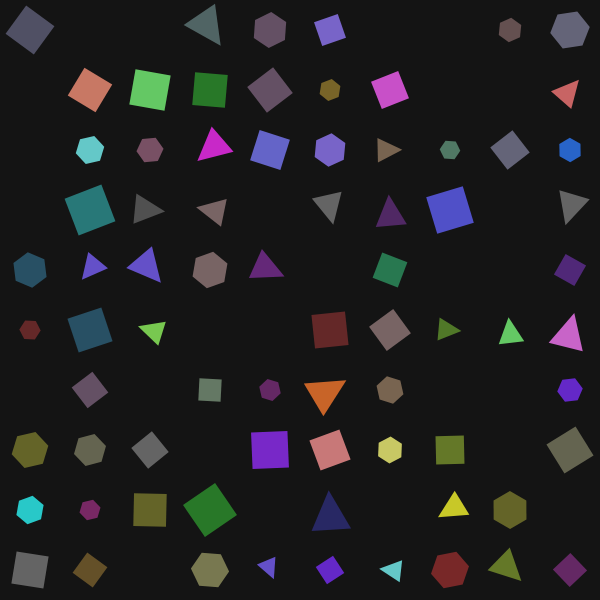
Frame 1 (no input)
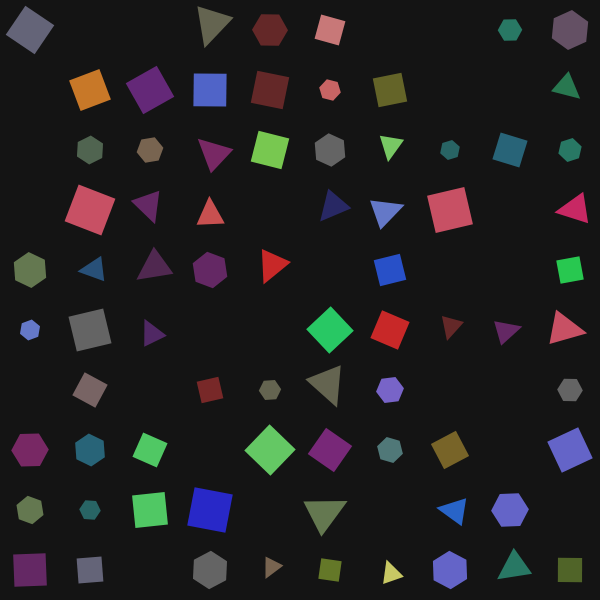
Frame 60 (no input)
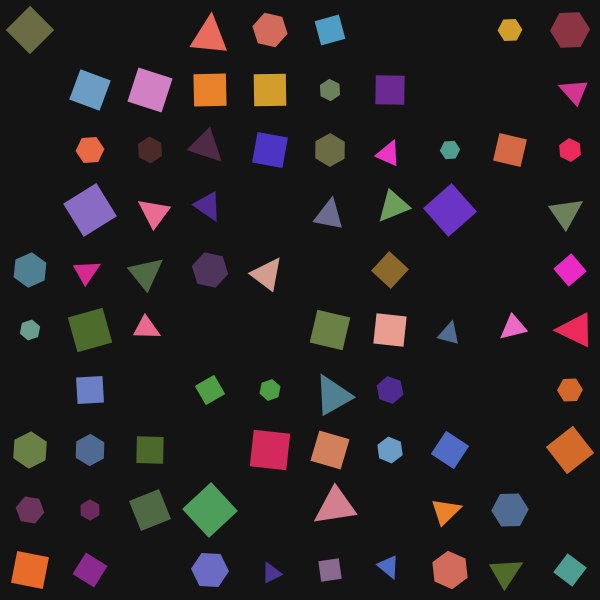
Frame 120 (the mouse pressed at the canvas centre since frame 60)

The p5.js sketch that drew these frames (run headless with seeded random() and noise() and a simulated clock; from frame 60 on, the mouse is pressed at the canvas centre):

// p5.js sketch
// ── sketch.js
let shapes = [];
let grid = [];
let cols, rows;
let cellSize = 60;
let transitionPhase = 0; // 0: stable, 1: collapse, 2: reorganize
let transitionTimer = 0;
let colorPalette = [
  [40, 40, 40], [80, 80, 80], [120, 120, 120],
  [200, 100, 100], [100, 200, 100], [100, 100, 200]
];
let currentPalette = [];
let targetPalette = [];

class Shape {
  constructor(x, y, type) {
    this.x = x;
    this.y = y;
    this.type = type; // 0: square, 1: triangle, 2: hexagon
    this.size = random(20, 40);
    this.angle = random(TWO_PI);
    this.speed = random(0.01, 0.03);
    this.color = color(random(colorPalette));
    this.originalX = x;
    this.originalY = y;
    this.distortion = 0;
    this.targetSize = this.size;
    this.targetAngle = this.angle;
  }

  update() {
    if (transitionPhase === 1) {
      // Collapse phase
      this.distortion += 0.05;
      this.size = lerp(this.size, this.size * random(0.8, 1.2), 0.02);
      this.angle += random(-0.1, 0.1);
    } else if (transitionPhase === 2) {
      // Reorganize phase
      this.distortion = lerp(this.distortion, 0, 0.01);
      this.size = lerp(this.size, this.targetSize, 0.02);
      this.angle = lerp(this.angle, this.targetAngle, 0.02);
    } else {
      // Stable phase
      this.angle += this.speed;
      this.size = lerp(this.size, this.targetSize, 0.01);
    }
  }

  display() {
    push();
    translate(this.x, this.y);
    rotate(this.angle + this.distortion * 2);

    noStroke();
    fill(this.color);
    
    if (this.type === 0) {
      // Square
      rectMode(CENTER);
      rect(0, 0, this.size, this.size);
    } else if (this.type === 1) {
      // Triangle
      triangle(0, -this.size/2, 
               -this.size/2, this.size/2,
               this.size/2, this.size/2);
    } else {
      // Hexagon
      beginShape();
      for (let i = 0; i < 6; i++) {
        let angle = TWO_PI * i / 6;
        let x = cos(angle) * this.size/2;
        let y = sin(angle) * this.size/2;
        vertex(x, y);
      }
      endShape(CLOSE);
    }
    
    pop();
  }
}

function setup() {
  createCanvas(600, 600);
  cols = width / cellSize;
  rows = height / cellSize;
  
  // Initialize grid
  for (let i = 0; i < cols; i++) {
    grid[i] = [];
    for (let j = 0; j < rows; j++) {
      let x = i * cellSize + cellSize/2;
      let y = j * cellSize + cellSize/2;
      
      if (random() > 0.3) {
        let type = floor(random(3));
        grid[i][j] = new Shape(x, y, type);
      } else {
        grid[i][j] = null;
      }
    }
  }
  
  // Set initial palette
  currentPalette = [...colorPalette];
  targetPalette = [...colorPalette];
}

function draw() {
  background(20);
  
  if (frameCount > 100 && transitionPhase === 0) {
    transitionPhase = 1;
    transitionTimer = frameCount;
    
    // Set new palette for collapse
    targetPalette = [
      [255, 50, 50], [50, 255, 50], [50, 50, 255],
      [255, 255, 50], [255, 50, 255], [50, 255, 255]
    ];
  } else if (frameCount > transitionTimer + 100 && transitionPhase === 1) {
    transitionPhase = 2;
    
    // Set new palette for reorganization
    targetPalette = [
      [40, 40, 40], [80, 80, 80], [120, 120, 120],
      [200, 100, 100], [100, 200, 100], [100, 100, 200]
    ];
    
    // Reset shapes to new positions and angles
    for (let i = 0; i < cols; i++) {
      for (let j = 0; j < rows; j++) {
        if (grid[i][j]) {
          grid[i][j].targetSize = random(20, 40);
          grid[i][j].targetAngle = random(TWO_PI);
          grid[i][j].originalX = i * cellSize + cellSize/2;
          grid[i][j].originalY = j * cellSize + cellSize/2;
        }
      }
    }
  }
  
  // Animate color transition
  if (transitionPhase === 1 || transitionPhase === 2) {
    for (let i = 0; i < currentPalette.length; i++) {
      currentPalette[i][0] = lerp(currentPalette[i][0], targetPalette[i][0], 0.01);
      currentPalette[i][1] = lerp(currentPalette[i][1], targetPalette[i][1], 0.01);
      currentPalette[i][2] = lerp(currentPalette[i][2], targetPalette[i][2], 0.01);
    }
  } else {
    // Gradually return to initial palette
    for (let i = 0; i < currentPalette.length; i++) {
      currentPalette[i][0] = lerp(currentPalette[i][0], colorPalette[i][0], 0.005);
      currentPalette[i][1] = lerp(currentPalette[i][1], colorPalette[i][1], 0.005);
      currentPalette[i][2] = lerp(currentPalette[i][2], colorPalette[i][2], 0.005);
    }
  }
  
  // Update and display shapes
  for (let i = 0; i < cols; i++) {
    for (let j = 0; j < rows; j++) {
      if (grid[i][j]) {
        grid[i][j].update();
        grid[i][j].color = color(
          currentPalette[floor(random(currentPalette.length))][0],
          currentPalette[floor(random(currentPalette.length))][1],
          currentPalette[floor(random(currentPalette.length))][2]
        );
        grid[i][j].display();
      }
    }
  }
  
  // Occasionally change palette during transition
  if (transitionPhase === 1 && frameCount % 5 === 0) {
    let idx = floor(random(colorPalette.length));
    currentPalette[idx] = [
      random(255),
      random(255),
      random(255)
    ];
  }
  
  // Stop the animation after a while to prevent infinite loop
  if (frameCount > 300) {
    noLoop();
  }
}
